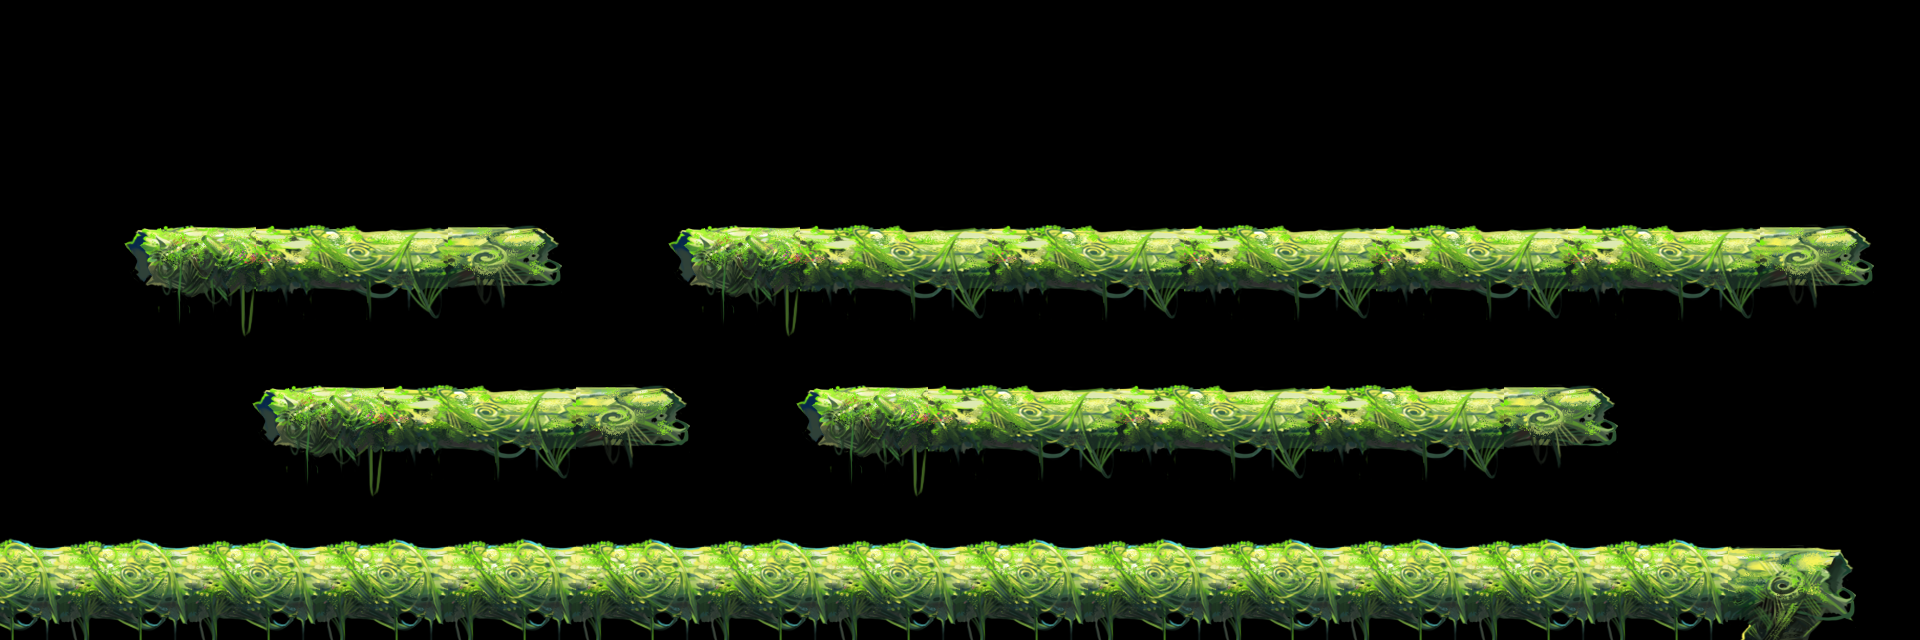

A level layout from a 2D game, rendered from its tile map. Below: a short description, then the map file with tile-grid data replaced by summaries:
An orthogonal 60x20 tile map with 32x32 px tiles, 5 tile layers (块层 1, 块层 5, 块层 2, 块层 3, ...), 5 tilesets and 16 objects.

<map version="1.0" orientation="orthogonal" width="60" height="20" tilewidth="32" tileheight="32">
 <tileset firstgid="1" name="downmid" tilewidth="32" tileheight="32">
  <image source="downmid.png" width="128" height="128" />
 </tileset>
 <tileset firstgid="17" name="upleft" tilewidth="32" tileheight="32">
  <image source="upleft.png" width="160" height="128" />
 </tileset>
 <tileset firstgid="37" name="upmid" tilewidth="32" tileheight="32">
  <image source="upmid.png" width="192" height="128" />
 </tileset>
 <tileset firstgid="61" name="upright" tilewidth="32" tileheight="32">
  <image source="upright.png" width="128" height="128" />
 </tileset>
 <tileset firstgid="77" name="downright" tilewidth="32" tileheight="32">
  <image source="downright.png" width="128" height="128" />
 </tileset>
 <layer name="块层 1" width="60" height="20">
  <data>[1200 cells, 216 non-empty, 16 distinct tile ids]</data>
 </layer>
 <layer name="块层 5" width="60" height="20">
  <data>[1200 cells, 16 non-empty, 16 distinct tile ids]</data>
 </layer>
 <layer name="块层 2" width="60" height="20">
  <data>[1200 cells, 80 non-empty, 20 distinct tile ids]</data>
 </layer>
 <layer name="块层 3" width="60" height="20">
  <data>[1200 cells, 240 non-empty, 24 distinct tile ids]</data>
 </layer>
 <layer name="块层 4" width="60" height="20">
  <data>[1200 cells, 64 non-empty, 16 distinct tile ids]</data>
 </layer>
 <objectgroup name="block" width="60" height="20">
  <object x="2" y="562" width="1837" height="79" />
  <object x="263" y="400" width="412" height="51" />
  <object x="805" y="400" width="793" height="59" />
  <object x="679" y="243" width="1188" height="45" />
  <object x="133" y="244" width="419" height="47" />
 </objectgroup>
 <objectgroup name="gold" width="60" height="20">
  <object x="256" y="191" />
  <object x="320" y="191" />
  <object x="383" y="192" />
  <object x="384" y="352">
   <properties>
    <property name="type" value="1" />
   </properties>
  </object>
  <object x="448" y="352" />
  <object x="513" y="352" />
  <object x="927" y="352">
   <properties>
    <property name="type" value="1" />
   </properties>
  </object>
  <object x="1184" y="351" />
  <object x="1247" y="351" />
  <object x="1312" y="352" />
  <object x="1759" y="191">
   <properties>
    <property name="type" value="1" />
   </properties>
  </object>
 </objectgroup>
</map>
